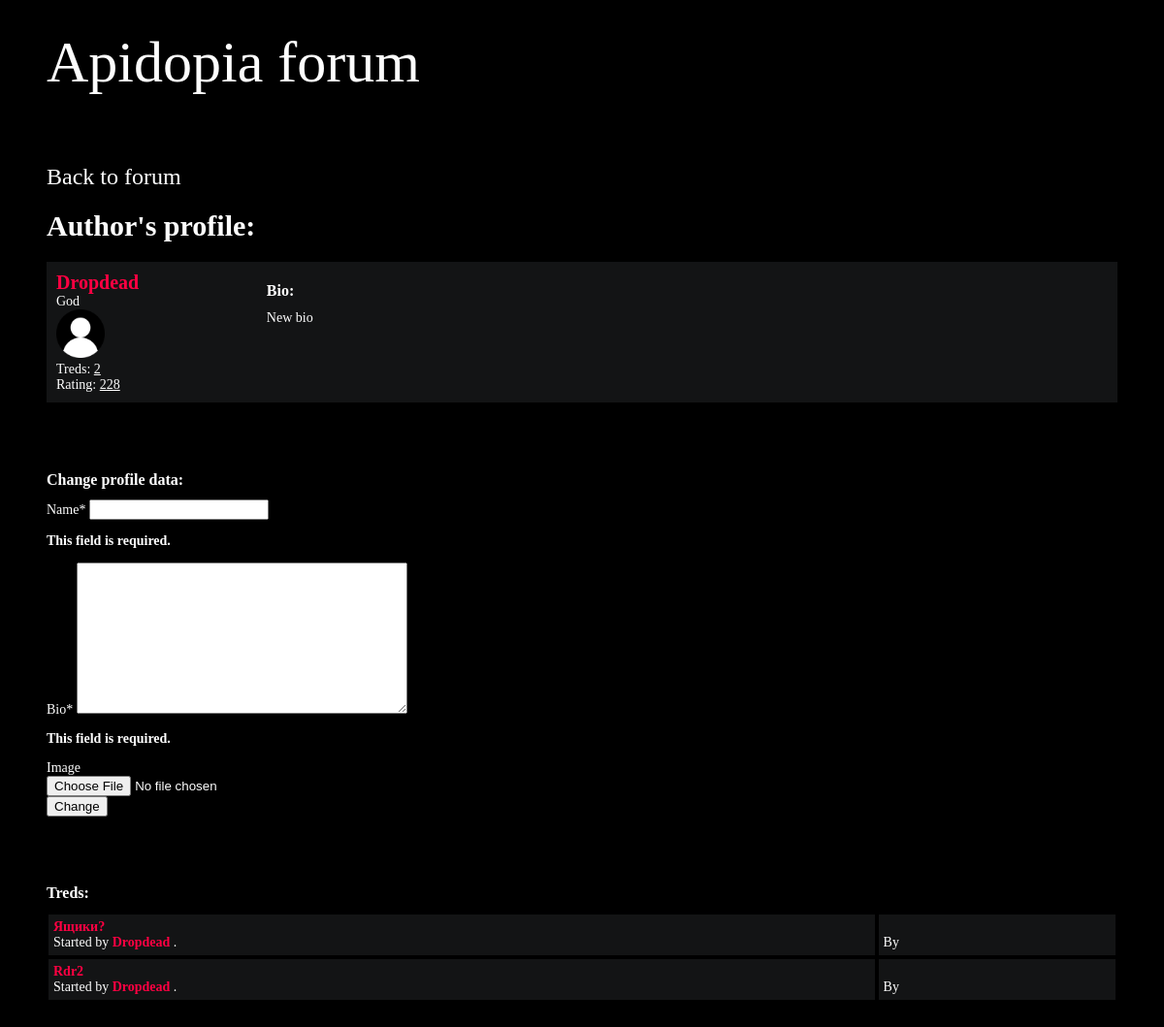
The app's page /users/61da4f84-d4a0-4f2e-84c4-20ec5b7cfeb1 (signed in) with its own data.
### home/models.py (models this page shows, shortened)
class Author(models.Model):
    user = models.ForeignKey(User, on_delete=models.CASCADE)
    name = models.CharField(max_length=40)
    role = models.CharField(max_length=40, default='Member')
    slug = models.SlugField(max_length=200, default=uuid.uuid4())
    bio = models.TextField(max_length=1000, default='Empty')
    rating = models.IntegerField(default=0)
    image = ResizedImageField(size=[50, 80], quality=100, upload_to='authors', default=None, null=True, blank=True)
    def num_treds(self):
        return Tred.objects.filter(approved=True, author=self).count()
    def get_treds(self):
        return Tred.objects.filter(author=self, approved=True)

class Tred(models.Model):
    title = models.CharField(max_length=200)
    slug = models.SlugField(max_length=200, default=uuid.uuid4())
    author = models.ForeignKey(Author, on_delete=models.CASCADE)
    content = models.TextField(max_length=10000)
    topic = models.ForeignKey(Topic, on_delete=models.CASCADE, null=True)
    date = models.DateTimeField(auto_now_add=True)
    approved = models.BooleanField(default=False)
    comments = models.ManyToManyField(Comment, blank=True)
    image = ResizedImageField(size=[1280, 720], quality=100, upload_to='images', default=None, null=True, blank=True)
    def get_url(self):
        return reverse('tred', kwargs={
            "slug": self.slug
        })
    @property
    def last_comment(self):
        return self.comments.latest("date")

### home/views.py (the view, shortened to what this page needs)
# urls.py: path('users/<slug>', profile, name='profile')
def profile(request, slug):
    user = request.user
    if user.is_anonymous:
        return redirect('signin')
    context = {}
    if user.is_authenticated:
        try:
            author = Author.objects.get(user=user)
            context.update({
                'author': author
            })
        except:
            return redirect('update')
    form = ChangeAuthorForm(request.POST, request.FILES)
    context.update({
        'form': form
    })
    user_as_author = Author.objects.get(user=user)
    author = Author.objects.get(slug=slug)
    if not author:
        redirect('update')
    is_user = user_as_author.slug == slug
    context.update({
        'is_user': is_user
    })
    return render(request, 'profile.html', context)

### home/forms.py
class ChangeAuthorForm(forms.ModelForm):
    class Meta:
        model = Author
        fields = ('name', 'bio', 'image')

### home/context_processors.py (called while the page is built, shortened)
def search(request):
    treds = Tred.objects.all()
    search_context = {}
    treds_set = set()
    return search_context

### home/templates/profile.html (shortened to what this page needs)
{% extends 'inputbase.html' %}
{% load crispy_forms_tags %}
{% load static %}
{% block content %}
        <div class="container">
                <div class="navigate">
                    <span><a href="{% url 'home' %}">Back to forum</a>
                </div>
                <h1 style="font-weight:bold; font-size:30px;"> Author's profile: </h1>
                <div class="body">
                    <div class="authors">
                            <div class="username"><a href="">{{author.name|title}}</a></div>
                            <div>{{author.role}}</div>
                            {% if author.image %}
                            <img src="{{author.image.url}}" alt="">
                            {% else %}
                            <img src="{% static 'user-default.png' %}">
                            {% endif %}
                            <div>Treds: <u>{{author.num_treds}}</u></div>
                            <div>Rating: <u>{{author.rating}}</u></div>
                    </div>
                    <div class="content">
                            <h1> Bio: </h1>
                            {{author.bio}}
                    </div>
                </div>
        </div>
        <div class="container">
                {% if is_user %}
                <h1> Change profile data: </h1>
                        <form method="post" enctype="multipart/form-data" action="{% url 'home' %}">
                              {{form|crispy}}
                                <input type="Submit" value="Change" name="change-profile">
                        </form>
                {% endif %}
        </div>
        <div class="container">
            <h1> Treds: </h1>
            {% for tred in author.get_treds %}
            <div class="table-row">
                <div class="subjects">
                    <a href="{{tred.get_url}}">{{tred.title|title}}</a>
                    <br>
                    <span>Started by <b><a href="">{{tred.author.name|title}}</a></b> .</span>
                </div>
                <div class="last-reply">
                    <br>By <b><a href="">{{tred.last_comment.author.name|title}}</a></b>
                </div>
            </div>
            {% endfor %}
        </div>
{% endblock content %}

### home/static/style.css (style rules this page uses)
* { box-sizing: border-box; }
html { font-size: 14px; background-color:rgb(0,0,0); color:#FEFEFE; font-family: bold; }
a { color:#FF0042; font-weight: bolder; text-decoration: none; }
h1 { font-size:16px; font-weight: bolder; margin-right:100px; }
.container { margin: 20px; padding: 20px; }
.table-row { display: flex; }
.table-row .status, .table-row .subjects, .table-row .replies, .table-row .last-reply { padding: 5px; margin: 2px; background-color: #131415; }
.table-row .subjects { flex: 70%; }
.table-row .last-reply { flex: 15%; }
.navigate { margin-block: 20px; font-weight: lighter; font-size: 24px; }
.navigate a { color: #fff; }
.authors { flex: 20%; }
.content { flex: 80%; }
.body { display: flex; background-color: #131415; padding: 10px; margin-top: 5px; }
.body .authors .username { font-size: 20px; }
.body .authors img { max-width: 50px; max-height: 80px; }

### records on screen
Author: name "Dropdead", role "God", num_treds "2", rating "228", bio "New bio"
Tred: title "Ящики?", author.name "Dropdead"
Tred: title "Rdr2", author.name "Dropdead"
